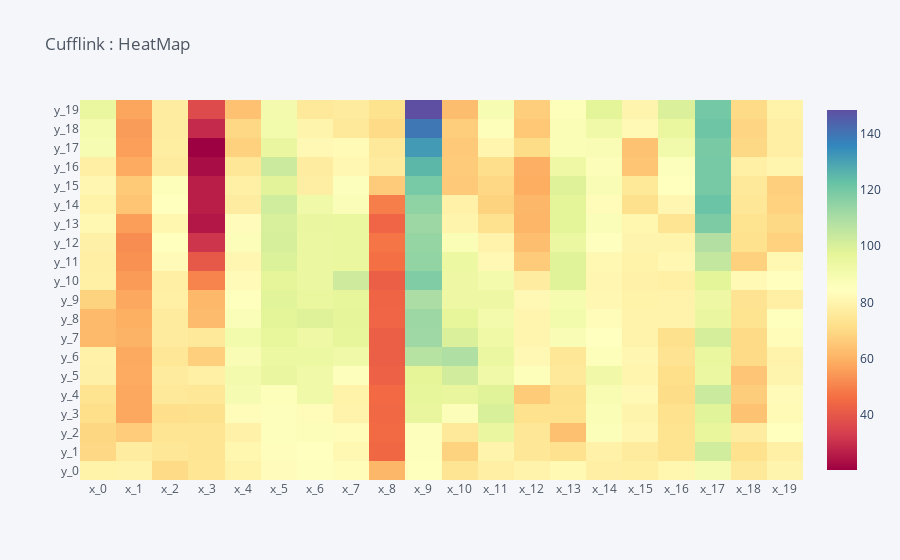

This figure's notebook cell:
### Code cell
#df6.iplot(kind='heatmap',colorscale='spectral',title="Cufflink : HeatMap")

### Figure 1 — Plotly figure (JSON) as saved in the notebook; plotly's stock layout.template omitted (floating-point values rounded to 4 significant figures; data arrays with more than 128 entries replaced by an {"elided": "..."} marker saying what was removed)
{"data": [{"colorscale": [[0, "rgb(158,1,66)"], [0.1, "rgb(213,62,79)"], [0.2, "rgb(244,109,67)"], [0.3, "rgb(253,174,97)"], [0.4, "rgb(254,224,139)"], [0.5, "rgb(255,255,191)"], [0.6, "rgb(230,245,152)"], [0.7, "rgb(171,221,164)"], [0.8, "rgb(102,194,165)"], [0.9, "rgb(50,136,189)"], [1, "rgb(94,79,162)"]], "type": "heatmap", "x": ["x_0", "x_1", "x_2", "x_3", "x_4", "x_5", "x_6", "x_7", "x_8", "x_9", "x_10", "x_11", "x_12", "x_13", "x_14", "x_15", "x_16", "x_17", "x_18", "x_19"], "y": ["y_0", "y_1", "y_2", "y_3", "y_4", "y_5", "y_6", "y_7", "y_8", "y_9", "y_10", "y_11", "y_12", "y_13", "y_14", "y_15", "y_16", "y_17", "y_18", "y_19"], "z": {"elided": "20x20 float values"}, "zmax": 148.4, "zmin": 20.52}], "layout": {"legend": {"bgcolor": "#F5F6F9", "font": {"color": "#4D5663"}}, "paper_bgcolor": "#F5F6F9", "plot_bgcolor": "#F5F6F9", "title": {"font": {"color": "#4D5663"}, "text": "Cufflink : HeatMap"}, "xaxis": {"gridcolor": "#E1E5ED", "showgrid": true, "tickfont": {"color": "#4D5663"}, "title": {"font": {"color": "#4D5663"}, "text": ""}, "zerolinecolor": "#E1E5ED"}, "yaxis": {"gridcolor": "#E1E5ED", "showgrid": true, "tickfont": {"color": "#4D5663"}, "title": {"font": {"color": "#4D5663"}, "text": ""}, "zerolinecolor": "#E1E5ED"}}}
